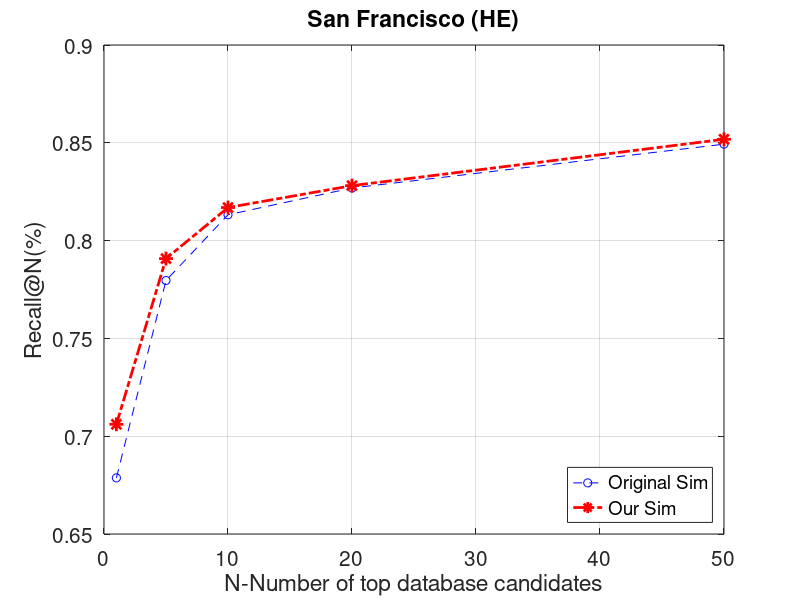

MATLAB code for this plot:
%recall on SF for minNorm

x  = [1 5 10 20 50];
y1 = [0.6787 0.7796 0.8132 0.8269 0.8493 ];
y2 = [0.7061  0.7908 0.8169 0.8281 0.8518];
plot(x,y1,'b--o',x,y2,'r-.*','LineWidth',2,'MarkerSize',10);
title('San Francisco (HE)','FontSize',20);
xlabel('N-Number of top database candidates','FontSize',20);
ylabel('Recall@N(%)','FontSize',20);
hleg1 = legend('Original Sim','Our Sim');
set(hleg1,'Location','SouthEast')
grid on
set(gca,'FontSize',15)